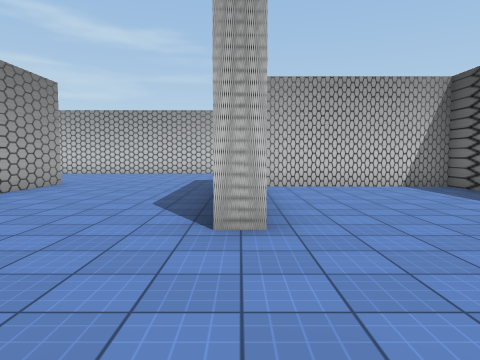
[1] (above)

24 first-person views from a walk through a Unity game level. The camera is 1.4 m above the floor, tilts 4° down and sees 70° across. The floor is counted in squares, 2 m on a side. Each view is taken from the middle of a square. On the plan, view 1 faces up. The plan holds only what a view shows up to about 11 squares ahead; the rest is blank. The place goes on beyond the plan. The player is left out. Some surface patterns are stand-ins.

[2]
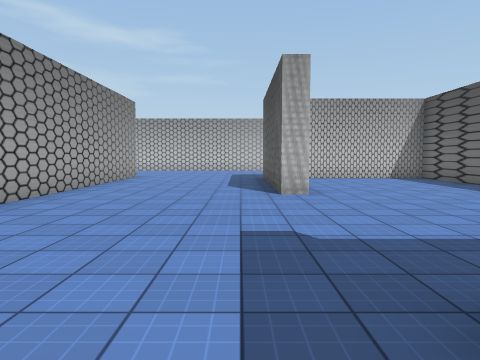

[3]
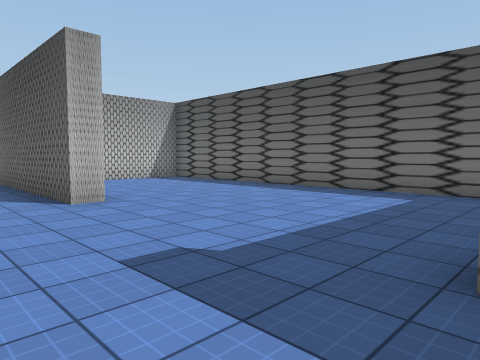

[4]
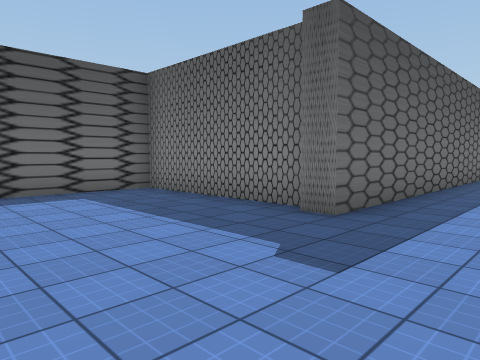

[5]
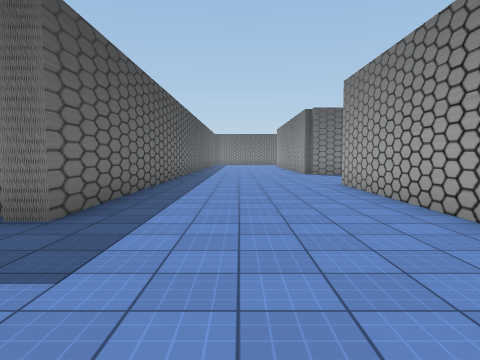

[6]
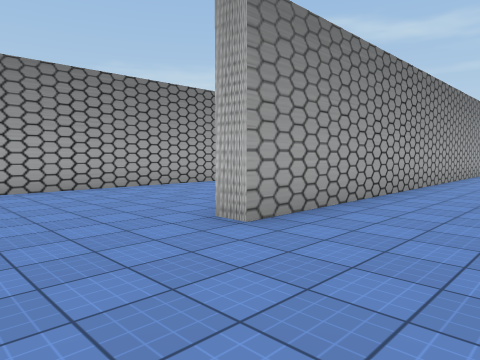

[7]
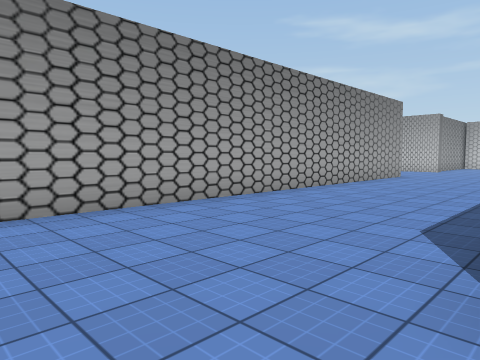

[8]
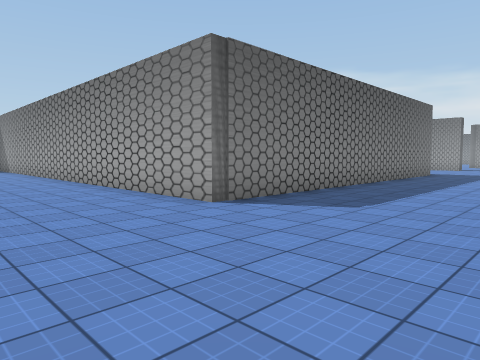

[9]
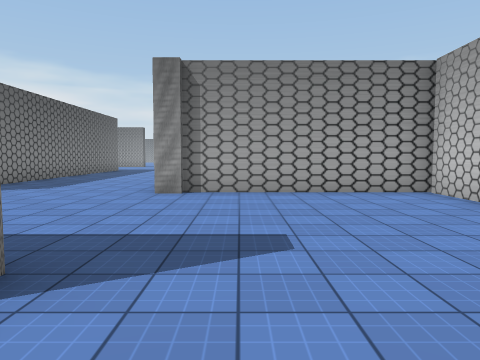

[10]
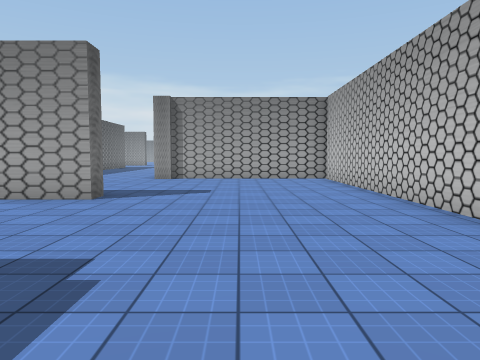

[11]
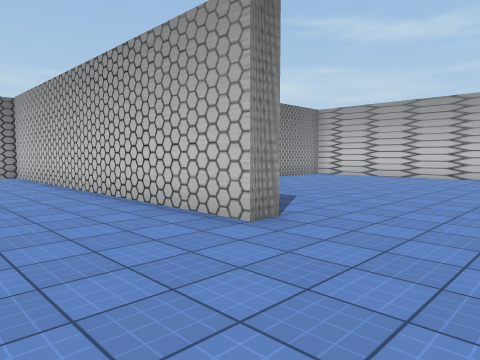

[12]
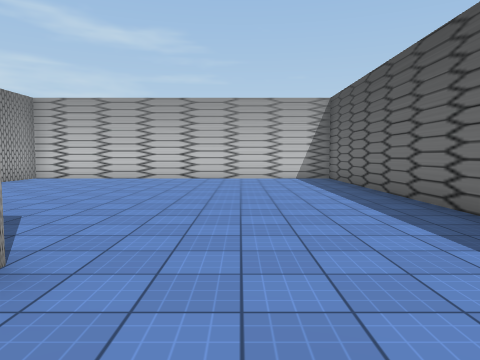

[13]
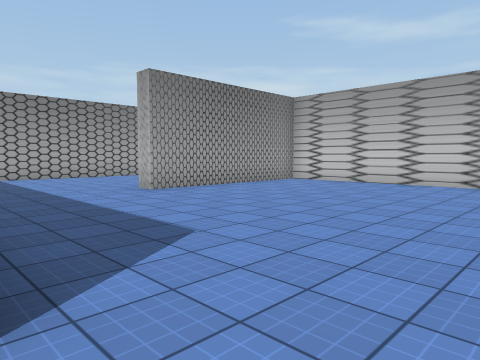

[14]
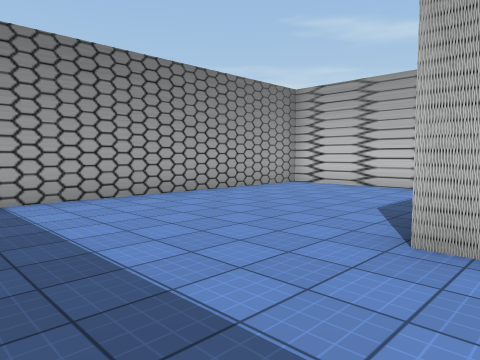

[15]
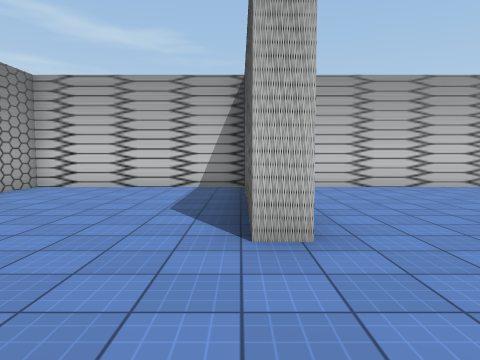

[16]
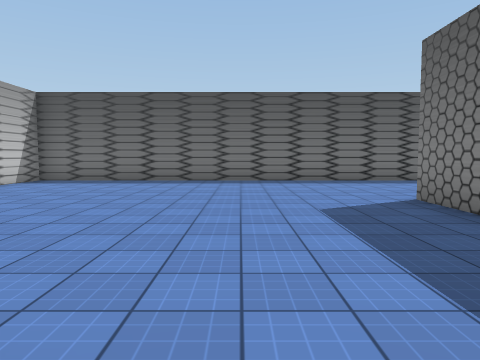

[17]
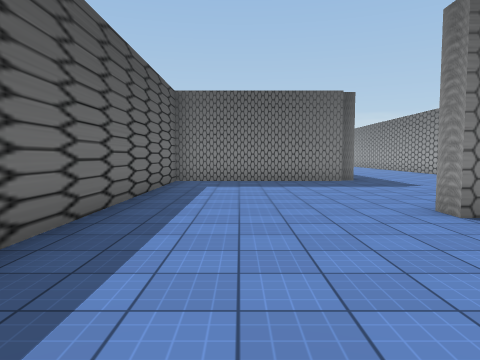

[18]
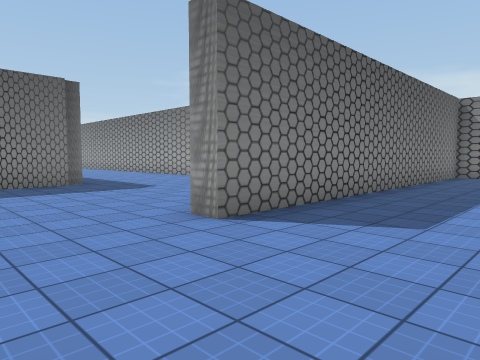

[19]
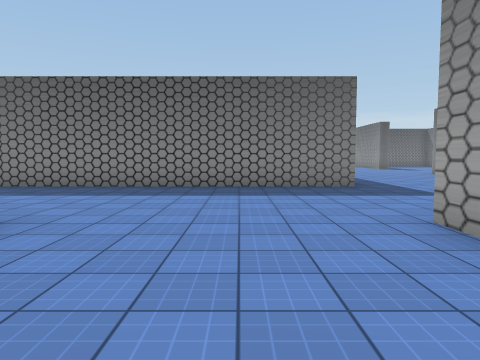

[20]
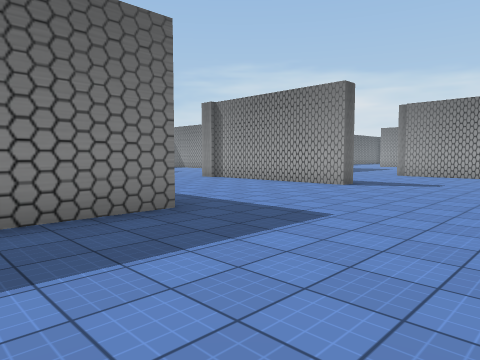

[21]
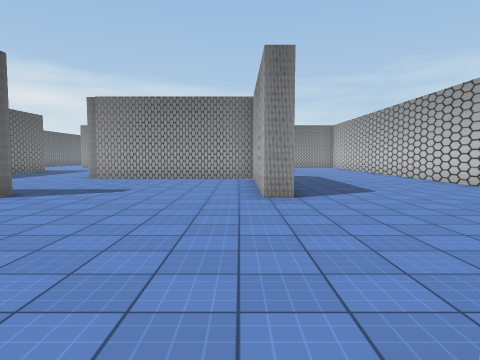

[22]
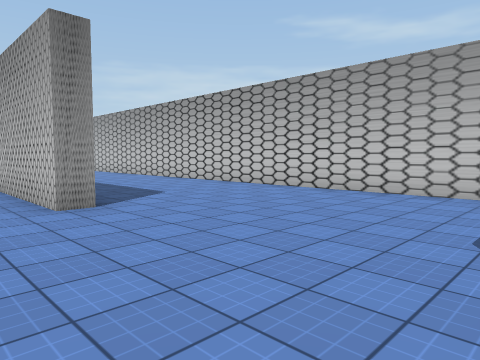

[23]
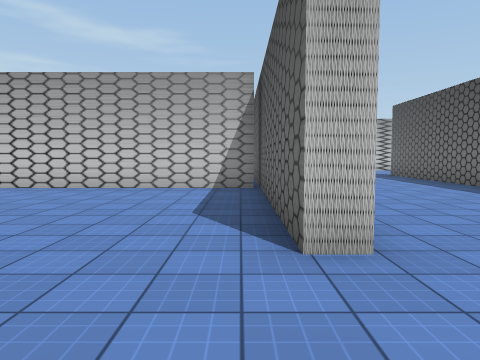

[24]
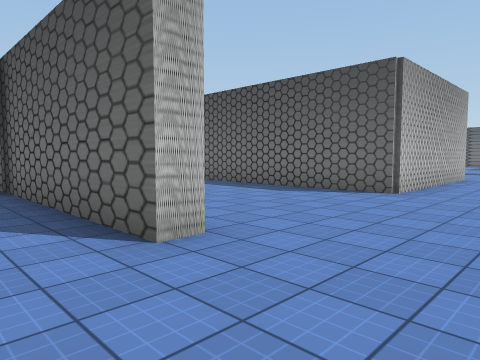

### Floor plan
Points are (right, up) in squares from view 1. A wall is a line through its corners. A room is listed if a view was taken in it or the views show most of it. See-through windows are left out.
Room 1 (views 1, 2, 3, 4, 5, 6, 7, 8, 9, 10, 11, 12, 13, 14, 15, 16, 17, 18, 19, 20, 21, 22, 23, 24)
walls: (-19.8, 4.1) (-9.3, 4.1) (-9.3, -7.8); (-19.1, 9.1) (-19.1, 8.4) (-19.5, 8.4) (-19.5, 14.1); (-9.3, 9) (-9.3, 8.4) (-14.5, 8.4) (-14.5, 17); (-25.2, 3.9) (-24.7, 3.9) (-24.7, 0); (-19.6, 13.7) (-30, 13.7); (-24.7, 9) (-24.7, 8.4) (-29.6, 8.4) (-29.6, 3.2); (-5, 8.6) (-4.5, 8.6) (-4.5, -6.4) (-5, -6.4); (0.1, 8.4) (4.8, 8.4) (4.8, 22.8) (-4.5, 22.8) (-4.5, 17.8) (-4.9, 17.8) (-4.9, 21.8); (0.4, 3.2) (-0.2, 3.2) (-0.2, 8.2) (0.1, 8.2); (0.8, -2) (4.8, -2) (4.8, 7.9) (0.6, 7.9); (-4.9, 22.8) (-9.6, 22.8) (-9.6, 14.2) (0.5, 14.2) (0.5, 13.7) (-9.6, 13.7) (-9.6, 8.9); (0, -9.5) (0, -1.7) (0.6, -1.7)

Positions as (right, up) in squares from view 1, and headings:
1: (0, 0), facing up
2: (-1, -3), facing up
3: (-2, -2), facing up-right
4: (-2, 2), facing down-right
5: (-2, 2), facing down
6: (-2, -9), facing up-left
7: (-5, -8), facing up-left
8: (-6, 8), facing down-left
9: (-3, 10), facing left
10: (1, 11), facing left
11: (3, 11), facing up-left
12: (2, 12), facing up
13: (2, 14), facing up-left
14: (-4, 15), facing up-left
15: (-5, 15), facing up
16: (-5, 17), facing right
17: (3, 18), facing down
18: (3, 17), facing down-left
19: (-17, 12), facing down
20: (-17, 8), facing down-left
21: (-19, 8), facing left
22: (-20, 7), facing up-left
23: (-20, 6), facing up
24: (-21, 6), facing up-right
